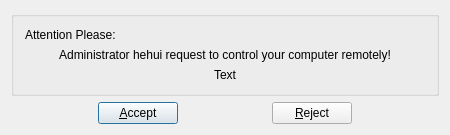
<?xml version="1.0" encoding="UTF-8"?>
<ui version="4.0">
 <class>RemoteAssistanceClass</class>
 <widget class="QWidget" name="RemoteAssistanceClass">
  <property name="windowModality">
   <enum>Qt::ApplicationModal</enum>
  </property>
  <property name="geometry">
   <rect>
    <x>0</x>
    <y>0</y>
    <width>440</width>
    <height>123</height>
   </rect>
  </property>
  <property name="windowTitle">
   <string>Remote Assistance</string>
  </property>
  <layout class="QGridLayout" name="gridLayout">
   <property name="sizeConstraint">
    <enum>QLayout::SetFixedSize</enum>
   </property>
   <item row="0" column="0">
    <widget class="QGroupBox" name="groupBox_3">
     <property name="title">
      <string/>
     </property>
     <layout class="QGridLayout" name="gridLayout_3">
      <item row="0" column="0">
       <widget class="QLabel" name="label_3">
        <property name="text">
         <string>Attention Please:</string>
        </property>
       </widget>
      </item>
      <item row="1" column="0">
       <widget class="QLabel" name="labelMessage">
        <property name="minimumSize">
         <size>
          <width>400</width>
          <height>0</height>
         </size>
        </property>
        <property name="text">
         <string>Administrator hehui request to control your computer remotely!</string>
        </property>
        <property name="textFormat">
         <enum>Qt::AutoText</enum>
        </property>
        <property name="scaledContents">
         <bool>true</bool>
        </property>
        <property name="alignment">
         <set>Qt::AlignCenter</set>
        </property>
        <property name="wordWrap">
         <bool>true</bool>
        </property>
       </widget>
      </item>
      <item row="2" column="0">
       <widget class="QLabel" name="labelTimeInfo">
        <property name="text">
         <string>Text</string>
        </property>
        <property name="alignment">
         <set>Qt::AlignCenter</set>
        </property>
       </widget>
      </item>
     </layout>
    </widget>
   </item>
   <item row="1" column="0">
    <layout class="QHBoxLayout" name="horizontalLayout">
     <item>
      <spacer name="horizontalSpacer_2">
       <property name="orientation">
        <enum>Qt::Horizontal</enum>
       </property>
       <property name="sizeHint" stdset="0">
        <size>
         <width>40</width>
         <height>20</height>
        </size>
       </property>
      </spacer>
     </item>
     <item>
      <widget class="QPushButton" name="pushButtonAccept">
       <property name="text">
        <string>&amp;Accept</string>
       </property>
       <property name="autoDefault">
        <bool>true</bool>
       </property>
       <property name="default">
        <bool>true</bool>
       </property>
      </widget>
     </item>
     <item>
      <spacer name="horizontalSpacer">
       <property name="orientation">
        <enum>Qt::Horizontal</enum>
       </property>
       <property name="sizeHint" stdset="0">
        <size>
         <width>40</width>
         <height>20</height>
        </size>
       </property>
      </spacer>
     </item>
     <item>
      <widget class="QPushButton" name="pushButtonReject">
       <property name="text">
        <string>&amp;Reject</string>
       </property>
      </widget>
     </item>
     <item>
      <spacer name="horizontalSpacer_3">
       <property name="orientation">
        <enum>Qt::Horizontal</enum>
       </property>
       <property name="sizeHint" stdset="0">
        <size>
         <width>40</width>
         <height>20</height>
        </size>
       </property>
      </spacer>
     </item>
    </layout>
   </item>
  </layout>
 </widget>
 <layoutdefault spacing="6" margin="11"/>
 <resources/>
 <connections/>
</ui>
